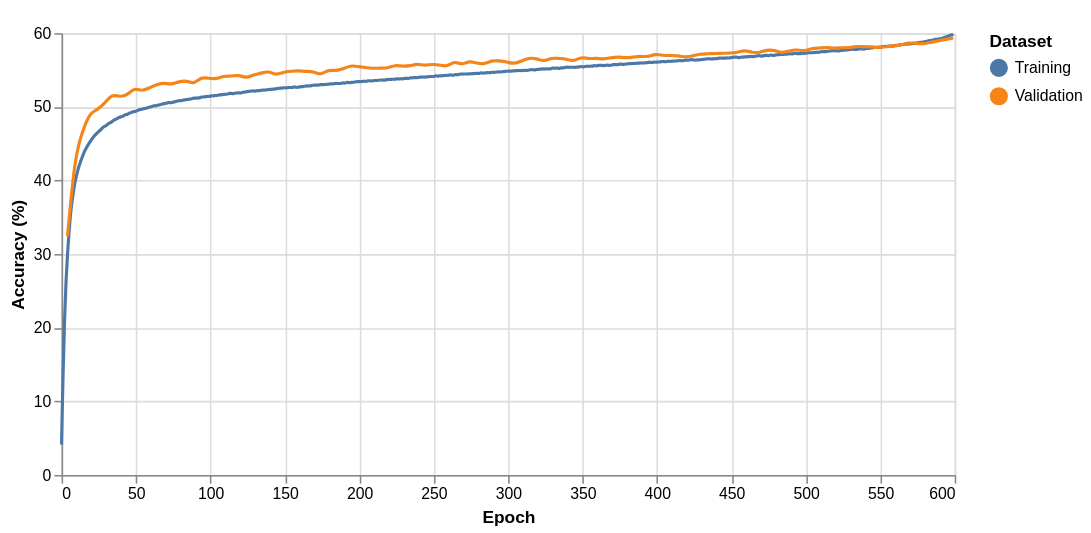

Vega-Lite specification for this chart:
### Vega-Lite specification from a JSON file in a GitHub repository (floating-point values rounded to 4 significant figures; data arrays with more than 128 entries replaced by an {"elided": "..."} marker saying what was removed)
{"config": {"view": {"continuousWidth": 400, "continuousHeight": 300}}, "layer": [{"mark": {"type": "line", "interpolate": "basis"}, "encoding": {"color": {"type": "nominal", "field": "label", "title": "Dataset"}, "x": {"type": "quantitative", "field": "Step", "title": "Epoch"}, "y": {"type": "quantitative", "field": "Value", "title": "Accuracy (%)"}}}, {"mark": "point", "encoding": {"opacity": {"value": 0}, "x": {"type": "quantitative", "field": "Step"}}, "selection": {"selector004": {"type": "single", "nearest": true, "on": "mouseover", "fields": ["Step"], "empty": "none"}}}, {"mark": "point", "encoding": {"color": {"type": "nominal", "field": "label", "title": "Dataset"}, "opacity": {"condition": {"value": 1, "selection": "selector004"}, "value": 0}, "x": {"type": "quantitative", "field": "Step", "title": "Epoch"}, "y": {"type": "quantitative", "field": "Value", "title": "Accuracy (%)"}}}, {"mark": {"type": "rule", "color": "gray"}, "encoding": {"x": {"type": "quantitative", "field": "Step"}}, "transform": [{"filter": {"selection": "selector004"}}]}, {"mark": {"type": "text", "align": "left", "dx": 5, "dy": -10}, "encoding": {"color": {"type": "nominal", "field": "label", "title": "Dataset"}, "text": {"condition": {"type": "quantitative", "field": "Value", "selection": "selector004"}, "value": " "}, "x": {"type": "quantitative", "field": "Step", "title": "Epoch"}, "y": {"type": "quantitative", "field": "Value", "title": "Accuracy (%)"}}}], "data": {"name": "data-d3151e2aefe74b0d9b875ec6507e1d20"}, "height": 280, "width": 566, "$schema": "https://vega.github.io/schema/vega-lite/v4.8.1.json", "datasets": {"data-d3151e2aefe74b0d9b875ec6507e1d20": {"elided": "720 records"}}}
